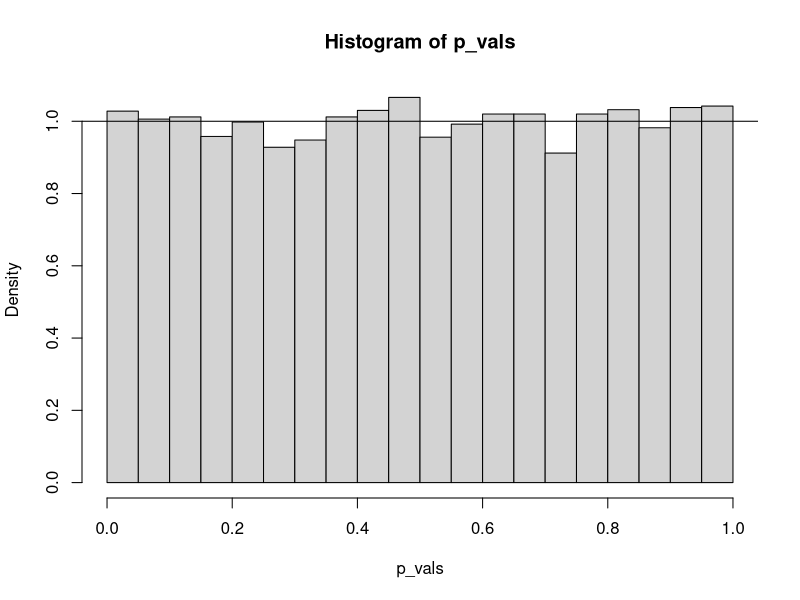
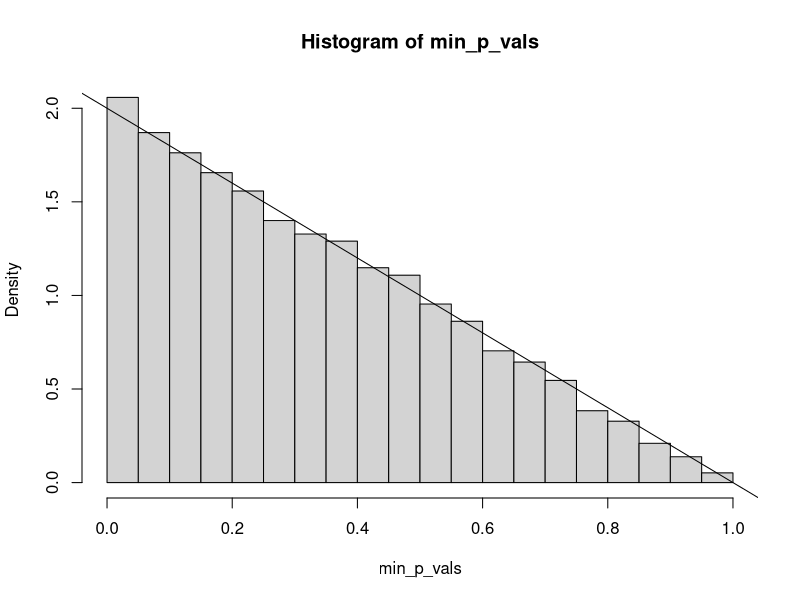
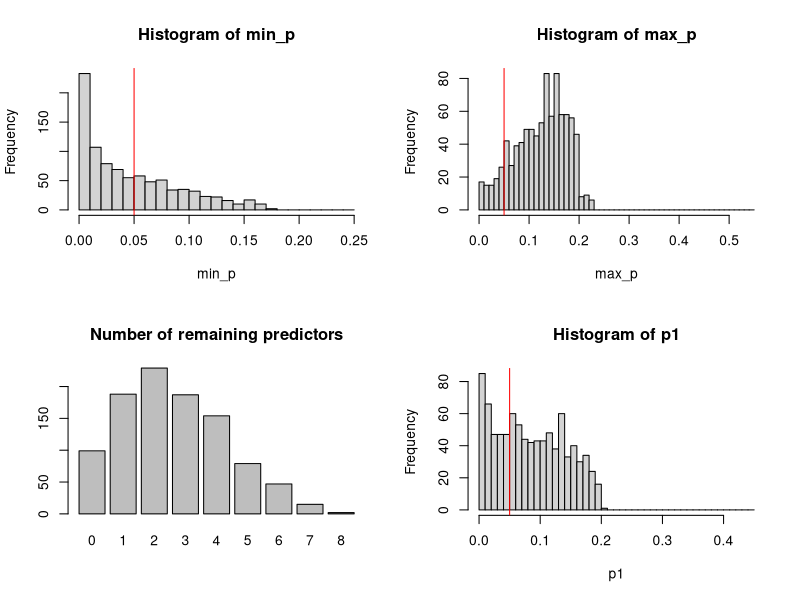

Generate these figures, in order, with R:
## ---- chunk 1
knitr::opts_chunk$set(echo = TRUE)
set.seed(2112)
## ---- chunk 2
library(magrittr) # pipes and `extract` function
library(dplyr)
library(ggplot2)
x <- runif(30, 0, 10)
y <- rnorm(30, 0, 1) # uncorrelated with x - null is true.

summary(lm(y ~ x))$coef[2, 4] # the p-value for x

N <- 10000 # Increase for better results
p_vals <- double(N)
for (i in 1:N){
    y <- rnorm(30, 0, 1)
    p_vals[i] <- summary(lm(y ~ x))$coef[2, 4]
}
## ---- chunk 3
hist(p_vals, freq = FALSE)
abline(h = 1) # theoretical pdf
## ---- chunk 4
N <- 10000
min_p_vals <- double(N)
for (i in 1:N){
    yxx <- data.frame(x1 = runif(30), x2 = runif(30), y = rnorm(30))
    p_vals <- summary(lm(y ~ ., data = yxx))$coef[-1, 4]
    max_p <- which.max(p_vals) # to be removed
    min_p_vals[i] <- summary(lm(y ~ ., data = yxx[, -max_p]))$coef[2, 4]
}
## ---- chunk 5
hist(min_p_vals, freq = FALSE)
abline(a = 2, b = -2) # Theoretical pdf
## ---- chunk 6
N <- 1000 # This will take a while
min_p <- double(N)
max_p <- double(N)
p1 <- double(N)
num_signif <- double(N)

t0 <- Sys.time()
for (i in 1:N){
    # First columns is y, the rest are x1...x20
    bigdf <- matrix(data = rnorm(30 * 11), nrow = 30, ncol = 11)
    colnames(bigdf) <- c("y", paste("x", 1:10))
    bigdf <- as.data.frame(bigdf)

    # Regress y against everything
    newmod <- step(lm(y ~ ., data = bigdf), trace = 0)

    # Extract the p-values
    mycoefs <- summary(newmod)$coef[-1, 4]
    num_signif[i] <- length(mycoefs)
    min_p[i] <- min(mycoefs)
    max_p[i] <- max(mycoefs)
    p1[i] <- mycoefs[1] # should be representative of p-values
}
Sys.time() - t0
## ---- chunk 7
par(mfrow = c(2, 2))
hist(min_p, breaks = seq(0, 0.25, 0.01))
abline(v = 0.05, col = "red")
hist(max_p, breaks = seq(0, 0.55, 0.01))
abline(v = 0.05, col = "red")
barplot(table(num_signif), main = "Number of remaining predictors")
hist(p1, breaks = seq(0, 0.45, 0.01))
abline(v = 0.05, col = "red")
